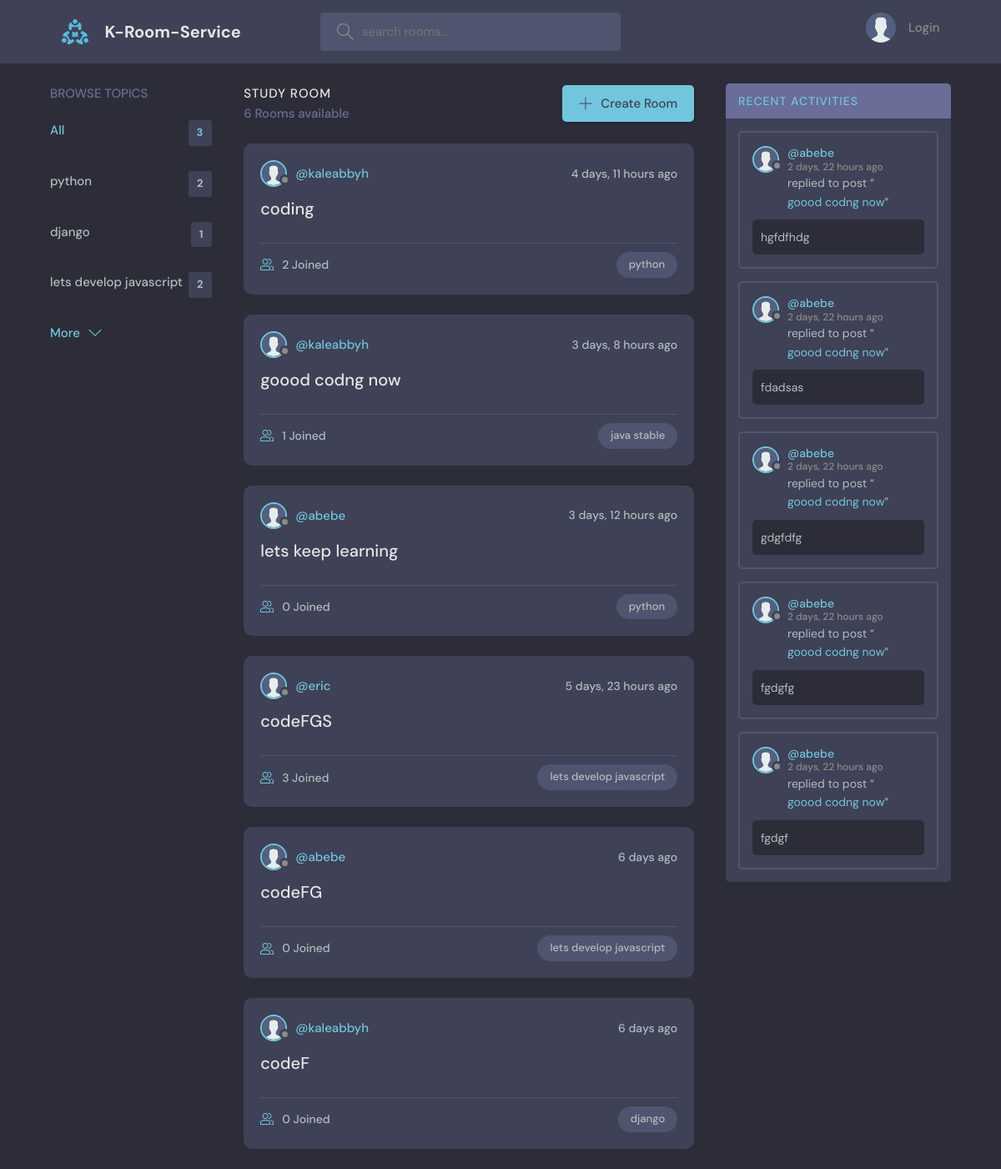
The page / on the database its author committed.
### base/models.py (models this page shows, shortened)
class Topic(models.Model):
    name = models.CharField(max_length=200)

class Room(models.Model):
    host = models.ForeignKey(User, on_delete=models.SET_NULL, null=True)
    topic = models.ForeignKey(Topic, on_delete=models.SET_NULL, null=True)
    name = models.CharField(max_length=200)
    description = models.TextField(null=True, blank=True)
    participants = models.ManyToManyField(
        User, related_name="participants", blank=True)
    updated = models.DateTimeField(auto_now=True)
    created = models.DateTimeField(auto_now_add=True)
    class Meta:
        ordering = ['-updated', 'created']

class Message(models.Model):
    user = models.ForeignKey(User, on_delete=models.CASCADE)
    room = models.ForeignKey(Room, on_delete=models.CASCADE)
    body = models.TextField()
    updated = models.DateTimeField(auto_now=True)
    created = models.DateTimeField(auto_now_add=True)
    class Meta:
        ordering = ['-updated', 'created']

### base/views.py (the view)
# urls.py: path('', views.home, name='home'),
def home(request):
    q = request.GET.get('q') if request.GET.get('q') != None else ''
    rooms = Room.objects.filter(
        Q(topic__name__icontains=q) |
        Q(name__icontains=q) |
        Q(description__icontains=q)
    )
    topics = Topic.objects.all()[0:3]
    room_count = rooms.count()
    room_messages = Message.objects.filter(room__topic__name__icontains=q)[0:5]
    context = {'rooms': rooms, 'topics': topics,
               'room_count': room_count, 'room_messages': room_messages}
    return render(request, 'base/home.html', context)

### base/templates/base/home.html (shortened to what this page needs)
{% extends 'main.html' %} {% block content%}
<main class="layout layout--3">
  <div class="container">
    <div>{% include 'base/topics_component.html' %}</div>
    <div class="roomList">
      <div class="roomList__header">
        <div>
          <h2>Study Room</h2>
          <p>{{rooms.count}} Rooms available</p>
        </div>
        <a class="btn btn--main" href="{% url 'create-room' %}">
          <svg
            version="1.1"
            xmlns="http://www.w3.org/2000/svg"
            width="32"
            height="32"
            viewBox="0 0 32 32"
          >
            <title>add</title>
            <path
              d="M16.943 0.943h-1.885v14.115h-14.115v1.885h14.115v14.115h1.885v-14.115h14.115v-1.885h-14.115v-14.115z"
            ></path>
          </svg>
          Create Room
        </a>
      </div>
      {% include 'base/feed_component.html' %}
    </div>
    {% include 'base/activity_component.html' %}
  </div>
</main>
{% endblock content %}

### base/templates/base/topics_component.html
<div class="topics">
  <div class="topics__header">
    <h2>Browse Topics</h2>
  </div>
  <ul class="topics__list">
    <li>
      <a href="{% url 'home' %}" class="active"
        >All <span>{{topics.count}}</span></a
      >
    </li>
    {% for topic in topics %}
    <li>
      <a href="{% url 'home' %}?q={{topic.name}}">
        {{topic.name}} <span>{{topic.room_set.all.count}}</span>
      </a>
    </li>
    {% endfor %}
  </ul>
  <a class="btn btn--link" href="{% url 'topics' %}">
    More
    <svg
      version="1.1"
      xmlns="http://www.w3.org/2000/svg"
      width="32"
      height="32"
      viewBox="0 0 32 32"
    >
      <title>chevron-down</title>
      <path d="M16 21l-13-13h-3l16 16 16-16h-3l-13 13z"></path>
    </svg>
  </a>
</div>

### base/templates/base/feed_component.html (shortened to what this page needs)
{% load static %} {%for room in rooms%}
<div class="roomListRoom">
  <div class="roomListRoom__header">
    <a href="{% url 'user-profile' room.host.id%}" class="roomListRoom__author">
      <div class="avatar avatar--small">
        <img src="{% static 'images/avatar.svg' %}" />
      </div>
      <span>@{{room.host.username}}</span>
    </a>
    <div class="roomListRoom__actions">
      <span>{{room.created|timesince}} ago</span>
    </div>
  </div>
  <div class="roomListRoom__content">
    <a href=" {% url 'room' room.id %}">{{room.name}}</a>
  </div>
  <div class="roomListRoom__meta">
    <a href=" {% url 'room' room.id %}" class="roomListRoom__joined">
      {{room.participants.all.count}} Joined
    </a>
    <p class="roomListRoom__topic">{{room.topic.name}}</p>
  </div>
</div>
{% endfor %}

### base/templates/base/activity_component.html (shortened to what this page needs)
{% load static %}
<div class="activities">
  <div class="activities__header">
    <h2><a href="{% url 'activity' %}">Recent Activities</a></h2>
  </div>
  {% for message in room_messages %}
  <div class="activities__box">
    <div class="activities__boxHeader roomListRoom__header">
      <a
        href="{% url 'user-profile' message.user.id %}"
        class="roomListRoom__author"
      >
        <div class="avatar avatar--small">
          <img src="{% static 'images/avatar.svg' %}" />
        </div>
        <p>
          @{{message.user}}
          <span>{{message.created|timesince}} ago</span>
        </p>
      </a>
    </div>
    <div class="activities__boxContent">
      <p>
        replied to post “<a href="{% url 'room' message.room.id %}"
          >{{message.room.name}}</a
        >”
      </p>
      <div class="activities__boxRoomContent">{{ message.body }}</div>
    </div>
  </div>
  {% endfor %}
</div>

### rows shown on the page
Topic: name "python", room_set.all.count "2"
Topic: name "django", room_set.all.count "1"
Topic: name "lets develop javascript", room_set.all.count "2"
Room: host.username "kaleabbyh", created "4 days, 11 hours", name "coding", participants.all.count "2", topic.name "python"
Room: host.username "kaleabbyh", created "3 days, 8 hours", name "goood codng now", participants.all.count "1", topic.name "java stable"
Room: host.username "abebe", created "3 days, 12 hours", name "lets keep learning", participants.all.count "0", topic.name "python"
Room: host.username "eric", created "5 days, 23 hours", name "codeFGS", participants.all.count "3", topic.name "lets develop javascript"
Room: host.username "abebe", created "6 days", name "codeFG", participants.all.count "0", topic.name "lets develop javascript"
Room: host.username "kaleabbyh", created "6 days", name "codeF", participants.all.count "0", topic.name "django"
Message: user "abebe", created "2 days, 22 hours", room.name "goood codng now", body "hgfdfhdg"
Message: user "abebe", created "2 days, 22 hours", room.name "goood codng now", body "fdadsas"
Message: user "abebe", created "2 days, 22 hours", room.name "goood codng now", body "gdgfdfg"
Message: user "abebe", created "2 days, 22 hours", room.name "goood codng now", body "fgdgfg"
Message: user "abebe", created "2 days, 22 hours", room.name "goood codng now", body "fgdgf"

### other values the page prints
{{ topics.count }} "3"
{{ rooms.count }} "6"
